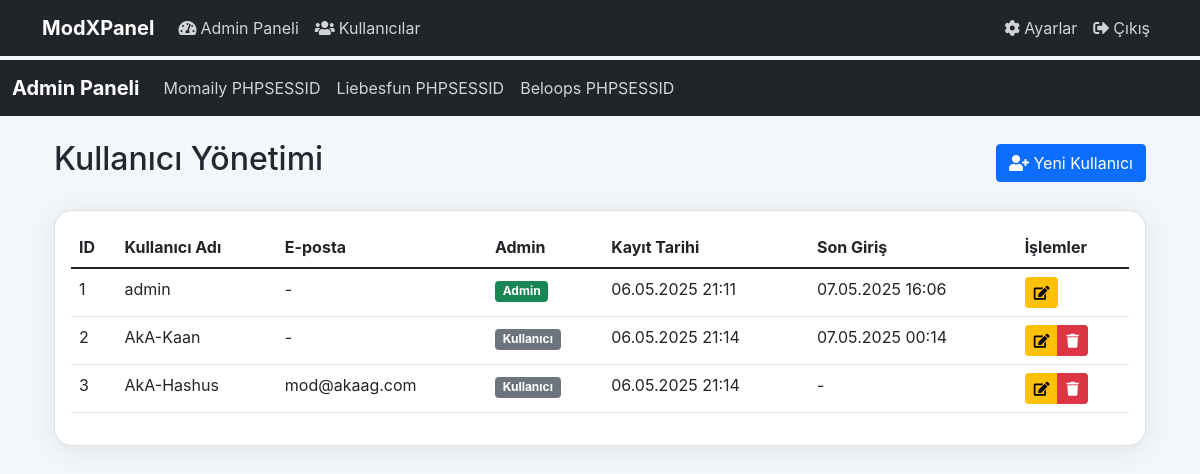
The app's page /admin/users (signed in) with its own data.
### app.py (models this page shows, shortened)
class User(UserMixin, db.Model):
    id = db.Column(db.Integer, primary_key=True)
    username = db.Column(db.String(80), unique=True, nullable=False)
    password_hash = db.Column(db.String(120), nullable=False)
    is_admin = db.Column(db.Boolean, default=False)
    email = db.Column(db.String(120), unique=True, nullable=True)
    created_at = db.Column(db.DateTime, server_default=db.func.now())
    last_login = db.Column(db.DateTime, nullable=True)
    momaily_total = db.Column(db.Float, default=0.0, nullable=False)
    liebesfun_total = db.Column(db.Float, default=0.0, nullable=False)
    beloops_total = db.Column(db.Float, default=0.0, nullable=False)
    momaily_messages = db.Column(db.Integer, default=0, nullable=False)
    liebesfun_messages = db.Column(db.Integer, default=0, nullable=False)
    beloops_messages = db.Column(db.Integer, default=0, nullable=False)

### app.py (the view)
@app.route('/admin/users')
@admin_required
def admin_users():
    users = User.query.all()
    return render_template('admin_users.html', users=users)

### app.py (called while the page is built)
@login_manager.user_loader
def load_user(user_id):
    return db.session.get(User, int(user_id))

def admin_required(f):
    @wraps(f)
    def decorated_function(*args, **kwargs):
        if not current_user.is_authenticated:
            return redirect(url_for('login'))
        if not current_user.is_admin:
            flash('Bu sayfaya erişim yetkiniz yok!')
            return redirect(url_for('user_dashboard'))
        return f(*args, **kwargs)
    return decorated_function

### templates/admin_users.html (shortened to what this page needs)
{% extends "base.html" %}
{% block content %}
<div class="container">
    <div class="d-flex justify-content-between align-items-center mb-4">
        <h2>Kullanıcı Yönetimi</h2>
        <a href="{{ url_for('create_user') }}" class="btn btn-primary">
            <i class="fas fa-user-plus"></i> Yeni Kullanıcı
        </a>
    </div>
    <div class="card">
        <div class="card-body">
            <div class="table-responsive">
                <table class="table table-hover">
                    <thead>
                        <tr>
                            <th>ID</th>
                            <th>Kullanıcı Adı</th>
                            <th>E-posta</th>
                            <th>Admin</th>
                            <th>Kayıt Tarihi</th>
                            <th>Son Giriş</th>
                            <th>İşlemler</th>
                        </tr>
                    </thead>
                    <tbody>
                        {% for user in users %}
                        <tr>
                            <td>{{ user.id }}</td>
                            <td>{{ user.username }}</td>
                            <td>{{ user.email or '-' }}</td>
                            <td>
                                {% if user.is_admin %}
                                <span class="badge bg-success">Admin</span>
                                {% else %}
                                <span class="badge bg-secondary">Kullanıcı</span>
                                {% endif %}
                            </td>
                            <td>{{ user.created_at.strftime('%d.%m.%Y %H:%M') }}</td>
                            <td>{{ user.last_login.strftime('%d.%m.%Y %H:%M') if user.last_login else '-' }}</td>
                            <td>
                                <div class="btn-group">
                                    <a href="{{ url_for('edit_user', user_id=user.id) }}" class="btn btn-sm btn-warning">
                                        <i class="fas fa-edit"></i>
                                    </a>
                                    {% if user.id != current_user.id %}
                                    <button type="button" class="btn btn-sm btn-danger"
                                            onclick="confirmDelete({{ user.id }}, '{{ user.username }}')">
                                        <i class="fas fa-trash"></i>
                                    </button>
                                    {% endif %}
                                </div>
                            </td>
                        </tr>
                        {% endfor %}
                    </tbody>
                </table>
            </div>
        </div>
    </div>
</div>
{% endblock %}

### templates/base.html (shortened to what this page needs)
<!DOCTYPE html>
<html lang="tr">
<head>
    <link href="https://cdn.jsdelivr.net/npm/bootstrap@5.1.3/dist/css/bootstrap.min.css" rel="stylesheet">
    <link rel="stylesheet" href="https://cdnjs.cloudflare.com/ajax/libs/font-awesome/5.15.4/css/all.min.css">
</head>
<body>
    <nav class="navbar navbar-expand-lg navbar-dark bg-dark fixed-top">
        <div class="container">
            <a class="navbar-brand" href="{{ url_for('index') }}">ModXPanel</a>
            <div class="collapse navbar-collapse" id="navbarNav">
                <ul class="navbar-nav me-auto">
                    {% if current_user.is_authenticated %}
                        {% if current_user.is_admin %}
                            <li class="nav-item">
                                <a class="nav-link" href="{{ url_for('admin_dashboard') }}">
                                    <i class="fas fa-tachometer-alt me-1"></i>Admin Paneli
                                </a>
                            </li>
                            <li class="nav-item">
                                <a class="nav-link" href="{{ url_for('admin_users') }}">
                                    <i class="fas fa-users me-1"></i>Kullanıcılar
                                </a>
                            </li>
                        {% else %}
                            <li class="nav-item">
                                <a class="nav-link" href="{{ url_for('user_dashboard') }}">
                                    <i class="fas fa-tachometer-alt me-1"></i>Panel
                                </a>
                            </li>
                        {% endif %}
                    {% endif %}
                </ul>
                <ul class="navbar-nav">
                    {% if current_user.is_authenticated %}
                        <li class="nav-item">
                            <a class="nav-link" href="{{ url_for('settings') }}">
                                <i class="fas fa-cog me-1"></i>Ayarlar
                            </a>
                        </li>
                        <li class="nav-item">
                            <a class="nav-link" href="{{ url_for('logout') }}">
                                <i class="fas fa-sign-out-alt me-1"></i>Çıkış
                            </a>
                        </li>
                    {% else %}
                        <li class="nav-item">
                            <a class="nav-link" href="{{ url_for('login') }}">
                                <i class="fas fa-sign-in-alt me-1"></i>Giriş
                            </a>
                        </li>
                    {% endif %}
                </ul>
            </div>
        </div>
    </nav>
    {% if current_user.is_authenticated and current_user.is_admin %}
    <nav class="navbar navbar-expand-lg navbar-dark bg-dark">
        <div class="container-fluid">
            <a class="navbar-brand" href="/admin-dashboard">Admin Paneli</a>
            <div class="collapse navbar-collapse">
                <ul class="navbar-nav me-auto mb-2 mb-lg-0">
                    <li class="nav-item">
                        <a class="nav-link" href="/admin/momaily_admin_session">Momaily PHPSESSID</a>
                    </li>
                    <li class="nav-item">
                        <a class="nav-link" href="/admin/liebesfun_admin_session">Liebesfun PHPSESSID</a>
                    </li>
                    <li class="nav-item">
                        <a class="nav-link" href="/admin/beloops_admin_session">Beloops PHPSESSID</a>
                    </li>
                </ul>
            </div>
        </div>
    </nav>
    {% endif %}
    <div class="container mt-4">
        {% block content %}{% endblock %}
    </div>
</body>
</html>

### templates/base.html (style rules this page uses)
:root { --primary: #7C4DFF; --accent: #FF4081; --bg-light: #f3f6fb; --bg-dark: #181a20; --text-light: #23272f; --text-dark: #f3f6fb; --card-bg-light: #fff; --card-bg-dark: #23272f; --card-border-light: #e0e0e0; --card-border-dark: #333; --border-radius: 18px; --shadow: 0 4px 24px 0 rgba(60,60,60,0.10); }
body { background: var(--bg-light); color: var(--text-light); font-family: 'Inter', -apple-system, BlinkMacSystemFont, 'Segoe UI', Roboto, sans-serif; transition: background 0.4s, color 0.4s; padding-top: 60px; }
.navbar-brand { font-weight: bold; }
.nav-link { color: rgba(255,255,255,.8) !important; }
.card { background: var(--card-bg-light) !important; border-radius: var(--border-radius) !important; border: 1.5px solid var(--card-border-light) !important; box-shadow: var(--shadow) !important; transition: background 0.4s, border 0.4s; }

### records on screen
User: id "1", username "admin", email "-", is_admin "Admin", created_at "06.05.2025 21:11", last_login "07.05.2025 16:06"
User: id "2", username "AkA-Kaan", email "-", is_admin "Kullanıcı", created_at "06.05.2025 21:14", last_login "07.05.2025 00:14"
User: id "3", username "AkA-Hashus", email "mod@akaag.com", is_admin "Kullanıcı", created_at "06.05.2025 21:14", last_login "-"
